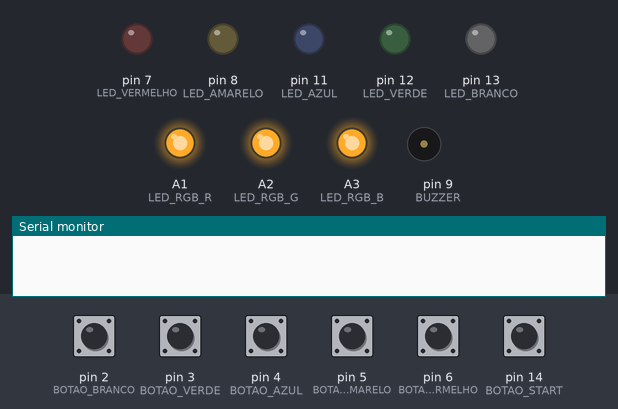
Recording of a sketch running on a simulated Arduino Uno, built with avr-gcc and run on an emulated ATmega328P. Shown: output pins drawn as LEDs (lit = HIGH), buzzer (waves = sounding), the last lines printed to the serial monitor. Dashed ring = blinking. Inputs (shaded band) come from the test bench; at power-on: pin 2 (BOTAO_BRANCO), pin 3 (BOTAO_VERDE), pin 4 (BOTAO_AZUL), pin 5 (BOTAO_AMARELO), pin 6 (BOTAO_VERMELHO), pin 14 (BOTAO_START) HIGH. Random numbers use the default seed unless the sketch sets one.

Above: at 5.6 s.
5.7 s: pin 14 (BOTAO_START) pulled LOW for 0.15 s
At 7.3 s:
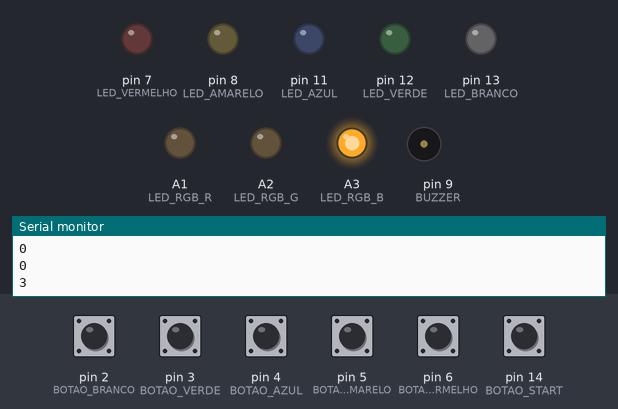
8.4 s: pin 2 (BOTAO_BRANCO) pulled LOW for 0.15 s
At 9.5 s:
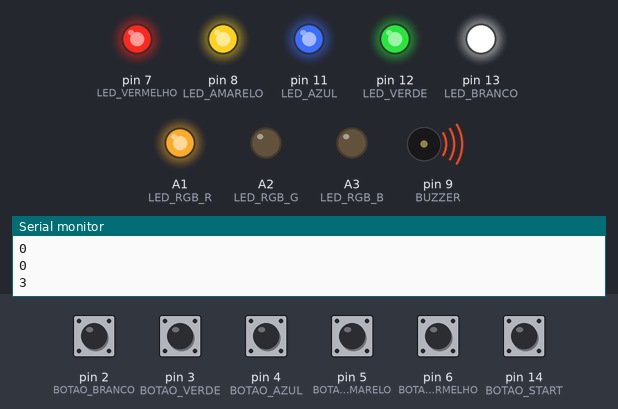
11.4 s: pin 2 (BOTAO_BRANCO) driven LOW and pin 14 (BOTAO_START) driven LOW
At 14.3 s:
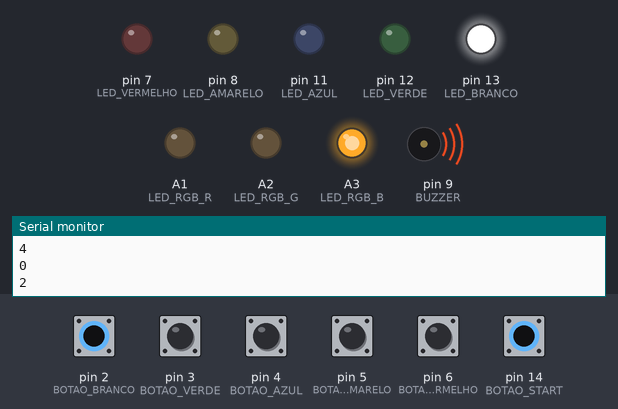
14.4 s: pin 2 (BOTAO_BRANCO) driven HIGH
At 14.82 s:
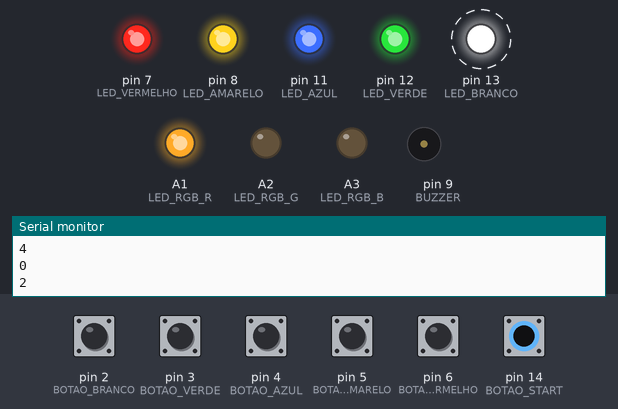
17.4 s: pin 2 (BOTAO_BRANCO) driven LOW
Timing chart, 0 to 21.4 s (numbered marks = the images above; inputs shaded):
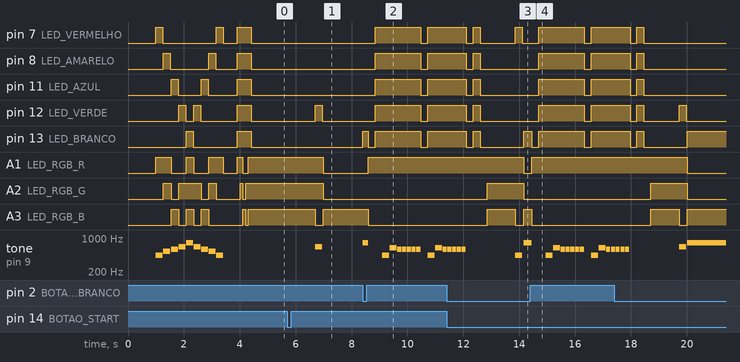

Measured:
- after the input at 5.7 s, pin 12 (LED_VERDE): LOW → HIGH after 1.0 s, → LOW 0.25 s later; A1 (LED_RGB_R), A2 (LED_RGB_G): HIGH → LOW after 1.3 s; A3 (LED_RGB_B): HIGH → LOW after 1.0 s, → HIGH 0.29 s later; tone on pin 9 (BUZZER): silent → 665 Hz after 1.0 s, → silent 0.25 s later
- after the input at 8.4 s, pin 7 (LED_VERMELHO), pin 8 (LED_AMARELO): LOW → HIGH after 0.45 s, → LOW 1.6 s later, → HIGH 0.25 s later
- after the input at 11.4 s, A1 (LED_RGB_R): HIGH → LOW after 2.8 s
- after the input at 14.4 s, pin 7 (LED_VERMELHO), pin 8 (LED_AMARELO): LOW → HIGH after 0.30 s, → LOW 1.6 s later, → HIGH 0.25 s later

The sketch:

Sound-Click_Game.ino
```cpp
int NOTA_A = 444;
int NOTA_C = 528;
int NOTA_D = 592;
int NOTA_E = 665;
int NOTA_G = 791;

int LED_VERMELHO = 7;
int LED_VERDE = 12;
int LED_AZUL = 11;
int LED_AMARELO = 8;
int LED_BRANCO = 13;
int LED_RGB_R = A1;
int LED_RGB_G = A2;
int LED_RGB_B = A3;

int BOTAO_AMARELO = 5;
int BOTAO_AZUL = 4;
int BOTAO_VERDE = 3;
int BOTAO_VERMELHO = 6;
int BOTAO_BRANCO = 2;
int BOTAO_START = 14;

int BUZZER = 9;
int BUZZER_ACTONE = 10;
long buzzer_timer = 0;

int GAME_TIME = 0;
int GAME_ROUND = 0;
bool START = false;

int game[20];

void setup()
{
  Serial.begin(9600);


  pinMode(LED_VERMELHO, OUTPUT);
  pinMode(LED_VERDE, OUTPUT);
  pinMode(LED_AZUL, OUTPUT);
  pinMode(LED_AMARELO, OUTPUT);
  pinMode(LED_BRANCO, OUTPUT);

   pinMode(LED_RGB_R, OUTPUT);
   pinMode(LED_RGB_G, OUTPUT);
   pinMode(LED_RGB_B, OUTPUT);

  digitalWrite(LED_VERMELHO, LOW);
  digitalWrite(LED_VERDE, LOW);
  digitalWrite(LED_AZUL, LOW);
  digitalWrite(LED_AMARELO, LOW);
  digitalWrite(LED_BRANCO, LOW);

  pinMode(BOTAO_VERMELHO,INPUT_PULLUP);
  pinMode(BOTAO_VERDE,INPUT_PULLUP);
  pinMode(BOTAO_AZUL,INPUT_PULLUP);
  pinMode(BOTAO_AMARELO,INPUT_PULLUP);
  pinMode(BOTAO_BRANCO,INPUT_PULLUP);

  pinMode(BOTAO_START,INPUT_PULLUP);

  pinMode(BUZZER,OUTPUT);

  delay(1000);

  ledStartGame();


}

void loop()
{
  if(GAME_TIME == 0)
  {
    acendeBranco();
    if(!digitalRead(BOTAO_START))
    {
      GAME_ROUND = 0;
      long seed = millis();
      randomSeed(seed);

      for(int i=0;i<20;i++)
      {
        game[i] = random(5);
        Serial.println(game[i]);
      }
      delay(1000);
      GAME_TIME = 1;
    }

  }
  else
  {
    if(GAME_TIME == 1)
    {
      acendeAmarelo();
      if(GAME_ROUND<20)
      {
        GAME_ROUND++;
        for(int i=0;i<GAME_ROUND;i++)
        {
          ativaLedTone(game[i]);
          delay(20);
        }
        GAME_TIME = 2;
      }
    }
    else
    {
      acendeAzul();
      bool failed = false;
      if(GAME_TIME == 2)
      {
        int game_played = 0;
        while(game_played < GAME_ROUND && !failed)
        {
          if(!digitalRead(BOTAO_VERMELHO) && !failed && game_played<GAME_ROUND)
          {
            digitalWrite(LED_VERMELHO, HIGH);
            tone(BUZZER,NOTA_A);
            while(!digitalRead(BOTAO_VERMELHO))
            {
              delay(50);
            }
            delay(50);
            digitalWrite(LED_VERMELHO, LOW);
            noTone(BUZZER);
            if(game[game_played] == 0)
            {
              game_played++;
            }
            else
            {
              failed = true;
            }

          }

          if(!digitalRead(BOTAO_AMARELO) && !failed && game_played<GAME_ROUND)
          {
            digitalWrite(LED_AMARELO, HIGH);
            tone(BUZZER,NOTA_C);
            while(!digitalRead(BOTAO_AMARELO))
            {
              delay(50);
            }
            delay(50);
            digitalWrite(LED_AMARELO, LOW);
            noTone(BUZZER);
            if(game[game_played] == 1)
            {
              game_played++;
            }
            else
            {
              failed = true;
            }

          }

          if(!digitalRead(BOTAO_AZUL) && !failed && game_played<GAME_ROUND)
          {
            digitalWrite(LED_AZUL, HIGH);
            tone(BUZZER,NOTA_D);
            while(!digitalRead(BOTAO_AZUL))
            {
              delay(50);
            }
            delay(50);
            digitalWrite(LED_AZUL, LOW);
            noTone(BUZZER);
            if(game[game_played] == 2)
            {
              game_played++;
            }
            else
            {
              failed = true;
            }

          }

          if(!digitalRead(BOTAO_VERDE) && !failed && game_played<GAME_ROUND)
          {
            digitalWrite(LED_VERDE, HIGH);
            tone(BUZZER,NOTA_E);
            while(!digitalRead(BOTAO_VERDE))
            {
              delay(50);
            }
            delay(50);
            digitalWrite(LED_VERDE, LOW);
            noTone(BUZZER);
            if(game[game_played] == 3)
            {
              game_played++;
            }
            else
            {
              failed = true;
            }

          }

          if(!digitalRead(BOTAO_BRANCO) && !failed && game_played<GAME_ROUND)
          {
            digitalWrite(LED_BRANCO, HIGH);
            tone(BUZZER,NOTA_G);
            while(!digitalRead(BOTAO_BRANCO))
            {
              delay(50);
            }
            delay(50);
            digitalWrite(LED_BRANCO, LOW);
            noTone(BUZZER);
            if(game[game_played] == 4)
            {
              game_played++;
            }
            else
            {
              failed = true;
            }

          }
        }
        if(failed)
        {
          failedGame();
        }
        else
        {
          acendeVerde();
          delay(250);
          piscaTodosLeds(3,150,150);
          delay(500);
          GAME_TIME = 1;
        }
      }
    }
  }


}

void failedGame()
{
  acendeVermelho();
  delay(250);
  digitalWrite(LED_VERMELHO, HIGH);
  digitalWrite(LED_VERDE, HIGH);
  digitalWrite(LED_AZUL, HIGH);
  digitalWrite(LED_AMARELO, HIGH);
  digitalWrite(LED_BRANCO, HIGH);
  delay(250);
  tone(BUZZER,444);
  delay(250);
  noTone(BUZZER);
  delay(20);
  tone(BUZZER,628);
  delay(250);
  noTone(BUZZER);
  delay(20);
  tone(BUZZER,592);
  delay(150);
  noTone(BUZZER);
  delay(20);
  tone(BUZZER,592);
  delay(150);
  noTone(BUZZER);
  delay(20);
  tone(BUZZER,592);
  delay(150);
  noTone(BUZZER);
  delay(20);
  tone(BUZZER,592);
  delay(150);
  noTone(BUZZER);
  delay(20);
  tone(BUZZER,592);
  delay(150);
  noTone(BUZZER);
  digitalWrite(LED_VERMELHO, LOW);
  digitalWrite(LED_VERDE, LOW);
  digitalWrite(LED_AZUL, LOW);
  digitalWrite(LED_AMARELO, LOW);
  digitalWrite(LED_BRANCO, LOW);
  delay(250);
  digitalWrite(LED_VERMELHO, HIGH);
  digitalWrite(LED_VERDE, HIGH);
  digitalWrite(LED_AZUL, HIGH);
  digitalWrite(LED_AMARELO, HIGH);
  digitalWrite(LED_BRANCO, HIGH);
  tone(BUZZER,444);
  delay(250);
  noTone(BUZZER);
  delay(20);
  tone(BUZZER,628);
  delay(250);
  noTone(BUZZER);
  delay(20);
  tone(BUZZER,592);
  delay(150);
  noTone(BUZZER);
  delay(20);
  tone(BUZZER,592);
  delay(150);
  noTone(BUZZER);
  delay(20);
  tone(BUZZER,592);
  delay(150);
  noTone(BUZZER);
  delay(20);
  tone(BUZZER,592);
  delay(150);
  noTone(BUZZER);
  delay(20);
  tone(BUZZER,592);
  delay(150);
  noTone(BUZZER);
  delay(20);
  digitalWrite(LED_VERMELHO, LOW);
  digitalWrite(LED_VERDE, LOW);
  digitalWrite(LED_AZUL, LOW);
  digitalWrite(LED_AMARELO, LOW);
  digitalWrite(LED_BRANCO, LOW);
  delay(250);


  piscaTodosLeds(1,250,250);

  GAME_TIME = 0;
}

void ativaLedTone(int num)
{
  switch(num)
  {
    case 0: digitalWrite(LED_VERMELHO, HIGH);
            tone(BUZZER,NOTA_A);
            delay(250);
            digitalWrite(LED_VERMELHO, LOW);
            noTone(BUZZER);
            delay(20);
        break;
    case 1: digitalWrite(LED_AMARELO, HIGH);
            tone(BUZZER,NOTA_C);
            delay(250);
            digitalWrite(LED_AMARELO, LOW);
            noTone(BUZZER);
            delay(20);
        break;
    case 2: digitalWrite(LED_AZUL, HIGH);
            tone(BUZZER,NOTA_D);
            delay(250);
            digitalWrite(LED_AZUL, LOW);
            noTone(BUZZER);
            delay(20);
        break;
    case 3: digitalWrite(LED_VERDE, HIGH);
            tone(BUZZER,NOTA_E);
            delay(250);
            digitalWrite(LED_VERDE, LOW);
            noTone(BUZZER);
            delay(20);
        break;
    case 4: digitalWrite(LED_BRANCO, HIGH);
            tone(BUZZER,NOTA_G);
            delay(250);
            digitalWrite(LED_BRANCO, LOW);
            noTone(BUZZER);
            delay(20);
        break;

  }
}

void ledAcendeTodos(int time)
{
  digitalWrite(LED_VERMELHO, HIGH);
  digitalWrite(LED_VERDE, HIGH);
  digitalWrite(LED_AZUL, HIGH);
  digitalWrite(LED_AMARELO, HIGH);
  digitalWrite(LED_BRANCO, HIGH);
  delay(time);
  digitalWrite(LED_VERMELHO, LOW);
  digitalWrite(LED_VERDE, LOW);
  digitalWrite(LED_AZUL, LOW);
  digitalWrite(LED_AMARELO, LOW);
  digitalWrite(LED_BRANCO, LOW);
}

void piscaTodosLeds(int vezes, int aceso, int apagado)
{
  for(int i=0; i<vezes; i++)
  {
    ledAcendeTodos(aceso);
    delay(apagado);
  }
}


void ledStartGame()
{
  acendeVermelho();
  digitalWrite(LED_VERMELHO, HIGH);
  tone(BUZZER,NOTA_A);
  delay(250);
  digitalWrite(LED_VERMELHO, LOW);
  noTone(BUZZER);
  delay(20);

  acendeAmarelo();
  digitalWrite(LED_AMARELO, HIGH);
  tone(BUZZER,NOTA_C);
  delay(250);
  digitalWrite(LED_AMARELO, LOW);
  noTone(BUZZER);
  delay(20);

  acendeAzul();
  digitalWrite(LED_AZUL, HIGH);
  tone(BUZZER,NOTA_D);
  delay(250);
  digitalWrite(LED_AZUL, LOW);
  noTone(BUZZER);
  delay(20);

  acendeVerde();
  digitalWrite(LED_VERDE, HIGH);
  tone(BUZZER,NOTA_E);
  delay(250);
  digitalWrite(LED_VERDE, LOW);
  noTone(BUZZER);
  delay(20);

  acendeBranco();
  digitalWrite(LED_BRANCO, HIGH);
  tone(BUZZER,NOTA_G);
  delay(250);
  digitalWrite(LED_BRANCO, LOW);
  noTone(BUZZER);
  delay(20);

  acendeVerde();
  digitalWrite(LED_VERDE, HIGH);
  tone(BUZZER,NOTA_E);
  delay(250);
  digitalWrite(LED_VERDE, LOW);
  noTone(BUZZER);
  delay(20);

  acendeAzul();
  digitalWrite(LED_AZUL, HIGH);
  tone(BUZZER,NOTA_D);
  delay(250);
  digitalWrite(LED_AZUL, LOW);
  noTone(BUZZER);
  delay(20);

  acendeAmarelo();
  digitalWrite(LED_AMARELO, HIGH);
  tone(BUZZER,NOTA_C);
  delay(250);
  digitalWrite(LED_AMARELO, LOW);
  noTone(BUZZER);
  delay(20);


  acendeVermelho();
  digitalWrite(LED_VERMELHO, HIGH);
  tone(BUZZER,NOTA_A);
  delay(250);
  digitalWrite(LED_VERMELHO, LOW);
  noTone(BUZZER);
  apaga();

  delay(500);

  digitalWrite(LED_BRANCO, HIGH);
  digitalWrite(LED_VERMELHO, HIGH);
  digitalWrite(LED_VERDE, HIGH);
  digitalWrite(LED_AZUL, HIGH);
  digitalWrite(LED_AMARELO, HIGH);

  acendeVermelho();
  delay(100);
  acendeAmarelo();
  delay(100);
  acendeAzul();
  delay(100);
  acendeVerde();
  delay(100);
  acendeBranco();
  delay(100);

  digitalWrite(LED_VERMELHO, LOW);
  digitalWrite(LED_VERDE, LOW);
  digitalWrite(LED_AZUL, LOW);
  digitalWrite(LED_AMARELO, LOW);
  digitalWrite(LED_BRANCO, LOW);
  apaga();

}


//FUNÇÕES LED RGB

void acendeVermelho(){
  digitalWrite(LED_RGB_B, LOW);
  digitalWrite(LED_RGB_G, LOW);
  digitalWrite(LED_RGB_R, HIGH);
}
void acendeAzul(){
  digitalWrite(LED_RGB_B, HIGH);
  digitalWrite(LED_RGB_G, LOW);
  digitalWrite(LED_RGB_R, LOW);
}
void acendeVerde(){
  digitalWrite(LED_RGB_B, LOW);
  digitalWrite(LED_RGB_G, HIGH);
  digitalWrite(LED_RGB_R, LOW);
}
void acendeAmarelo(){
  analogWrite(LED_RGB_B, 0);
  analogWrite(LED_RGB_G, 255);
  analogWrite(LED_RGB_R, 255);
}
void acendeRoxo(){
  analogWrite(LED_RGB_B, 207);
  analogWrite(LED_RGB_G, 0);
  analogWrite(LED_RGB_R, 255);
}
void acendeBranco(){
  digitalWrite(LED_RGB_B, HIGH);
  digitalWrite(LED_RGB_G, HIGH);
  digitalWrite(LED_RGB_R, HIGH);
}

void apaga()
{
  digitalWrite(LED_RGB_B, LOW);
  digitalWrite(LED_RGB_G, LOW);
  digitalWrite(LED_RGB_R, LOW);
}
```
